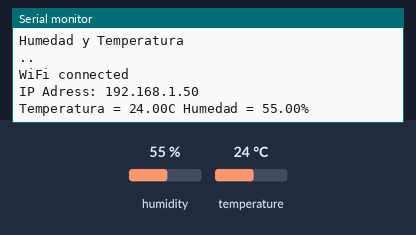
This sketch was run on a simulated ESP8266 (NodeMCU). Parts: the last lines printed to the serial monitor. The inputs (shaded band) are chosen by the test bench; at power-on: humidity 55 %, temperature 24 °C. WiFi joins after 1.5 s; servers stay silent unless stated; uploads are accepted with an empty reply.

Above: at 3.9 s.
4.0 s: humidity set to 22 %
At 14.2 s:
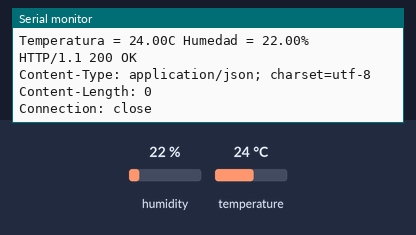
14.5 s: temperature set to 12 °C
22.0 s: humidity set to 40 %
At 24.22 s:
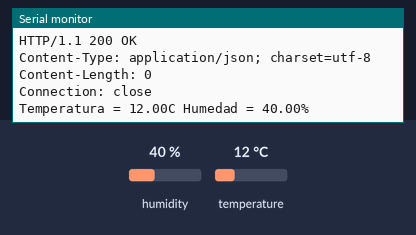
Timing chart, 0 to 25.7 s (numbered marks = the images above; inputs shaded):
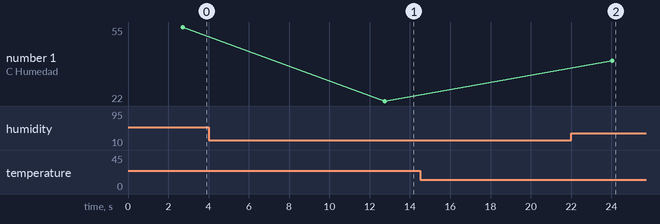

The sketch:

Incubit.ino
```cpp
#include <ESP8266WiFi.h>
#include <ESP8266WebServer.h>
#include "DHT.h"

//VARIABLES DE INTERNET //
const char* ssid = "Santi"; // El nombre de su red
const char* password = "password"; // La contraseña de su red
const char* host = "192.168.137.1"; // La dirección IP de su computadora
const int port = 80; // El puerto de XAMPP o MAMPP respectivamente
const int watchdog = 5000;
unsigned long previousMillis = millis();

#define DHTTYPE DHT11
#define dht_pin 14

DHT dht(dht_pin, DHTTYPE);

void setup(){
  dht.begin();
  Serial.begin(115200);
  Serial.println("Humedad y Temperatura\n\n");
  delay(700);

  WiFi.begin(ssid, password);
  while (WiFi.status() != WL_CONNECTED){
    delay(1000);
    Serial.print(".");
  }

  Serial.println("");
  Serial.println("WiFi connected");
  Serial.print("IP Adress: ");
  Serial.println(WiFi.localIP());
}

void loop(){
  float h = dht.readHumidity();
  float t = dht.readTemperature();

  Serial.print("Temperatura = ");
  Serial.print(t);
  Serial.print(("C "));
  Serial.print("Humedad = ");
  Serial.print(h);
  Serial.println(("%"));

  unsigned long currentMillis = millis();

  if (currentMillis - previousMillis > watchdog){
    previousMillis = currentMillis;
    WiFiClient client;

    if (!client.connect(host, port)){
      Serial.println("Fallo al conectar");
      return;
    }

    String url = "/incubit/db_write.php?temp=";
    url += t;
    url += "&hum=";
    url += h;

  //http://localhost/incubit/db_write.php?temp=23.7&hum=48.8
    client.print(String("GET ") + url + " HTTP/1.1\r\n" +
                "Host: " + host + "\r\n" +
                "Connection: close\r\n\r\n");
    unsigned long timeout = millis();
    while (client.available() == 0){
      if(millis() - timeout > 5000){
        Serial.println(">>> Client Timeout !");
        client.stop();
        return;
      }
    }

    while(client.available()){
      String line = client.readStringUntil('\r');
      Serial.print(line);
    }
  }
  delay(10000); //DELAY DE TIEMPO DE ENTRADA
}
```

Measured:
- after the input at 4.0 s, the serial monitor: prints a new line after 8.7 s (image 1)
- after the input at 22.0 s, the serial monitor: prints a new line after 2.0 s (image 2)
- plotted number 1: 55 → 22 after the input at 4.0 s, 22 → 40 after the input at 22.0 s
